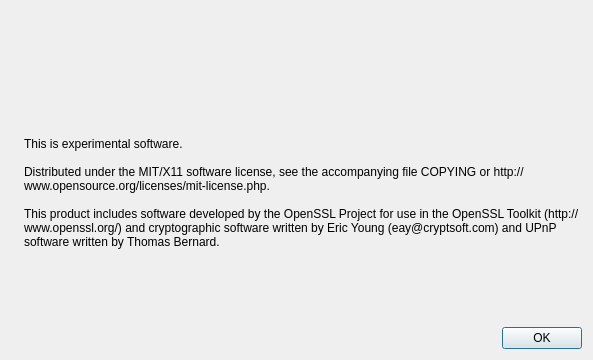
<?xml version="1.0" encoding="UTF-8"?>
<ui version="4.0">
 <class>AboutDialog</class>
 <widget class="QDialog" name="AboutDialog">
  <property name="geometry">
   <rect>
    <x>0</x>
    <y>0</y>
    <width>593</width>
    <height>360</height>
   </rect>
  </property>
  <property name="windowTitle">
   <string>About Rotocoin</string>
  </property>
  <layout class="QHBoxLayout" name="horizontalLayout_2">
   <item>
    <widget class="QLabel" name="label_4">
     <property name="sizePolicy">
      <sizepolicy hsizetype="Fixed" vsizetype="Fixed">
       <horstretch>0</horstretch>
       <verstretch>0</verstretch>
      </sizepolicy>
     </property>
     <property name="pixmap">
      <pixmap resource="../rotocoin.qrc">:/images/about</pixmap>
     </property>
              <property name="scaledContents">
          <bool>true</bool>
         </property>
    </widget>
   </item>
   <item>
    <layout class="QVBoxLayout" name="verticalLayout_2">
     <item>
      <spacer name="verticalSpacer_2">
       <property name="orientation">
        <enum>Qt::Vertical</enum>
       </property>
       <property name="sizeHint" stdset="0">
        <size>
         <width>20</width>
         <height>40</height>
        </size>
       </property>
      </spacer>
     </item>
     <item>
      <layout class="QHBoxLayout" name="horizontalLayout">
       <item>
        <spacer name="horizontalSpacer">
         <property name="orientation">
          <enum>Qt::Horizontal</enum>
         </property>
         <property name="sizeHint" stdset="0">
          <size>
           <width>40</width>
           <height>20</height>
          </size>
         </property>
        </spacer>
       </item>
      </layout>
     </item>
     <item>
      <widget class="QLabel" name="copyrightLabel">
       <property name="cursor">
        <cursorShape>IBeamCursor</cursorShape>
       </property>
      </widget>
     </item>
     <item>
      <widget class="QLabel" name="label_2">
       <property name="cursor">
        <cursorShape>IBeamCursor</cursorShape>
       </property>
       <property name="text">
        <string>
This is experimental software.

Distributed under the MIT/X11 software license, see the accompanying file COPYING or http://www.opensource.org/licenses/mit-license.php.

This product includes software developed by the OpenSSL Project for use in the OpenSSL Toolkit (http://www.openssl.org/) and cryptographic software written by Eric Young (eay@cryptsoft.com) and UPnP software written by Thomas Bernard.</string>
       </property>
       <property name="wordWrap">
        <bool>true</bool>
       </property>
       <property name="textInteractionFlags">
        <set>Qt::LinksAccessibleByMouse|Qt::TextSelectableByKeyboard|Qt::TextSelectableByMouse</set>
       </property>
      </widget>
     </item>
     <item>
      <spacer name="verticalSpacer">
       <property name="orientation">
        <enum>Qt::Vertical</enum>
       </property>
       <property name="sizeHint" stdset="0">
        <size>
         <width>20</width>
         <height>40</height>
        </size>
       </property>
      </spacer>
     </item>
     <item>
      <widget class="QDialogButtonBox" name="buttonBox">
       <property name="orientation">
        <enum>Qt::Horizontal</enum>
       </property>
       <property name="standardButtons">
        <set>QDialogButtonBox::Ok</set>
       </property>
      </widget>
     </item>
    </layout>
   </item>
  </layout>
 </widget>
 <resources>
  <include location="../rotocoin.qrc"/>
 </resources>
 <connections>
  <connection>
   <sender>buttonBox</sender>
   <signal>accepted()</signal>
   <receiver>AboutDialog</receiver>
   <slot>accept()</slot>
   <hints>
    <hint type="sourcelabel">
     <x>360</x>
     <y>308</y>
    </hint>
    <hint type="destinationlabel">
     <x>157</x>
     <y>274</y>
    </hint>
   </hints>
  </connection>
  <connection>
   <sender>buttonBox</sender>
   <signal>rejected()</signal>
   <receiver>AboutDialog</receiver>
   <slot>reject()</slot>
   <hints>
    <hint type="sourcelabel">
     <x>428</x>
     <y>308</y>
    </hint>
    <hint type="destinationlabel">
     <x>286</x>
     <y>274</y>
    </hint>
   </hints>
  </connection>
 </connections>
</ui>
